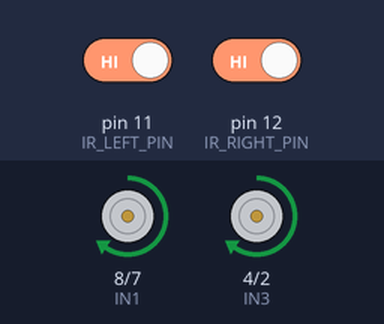
Recording of a sketch running on a simulated Arduino Uno, built with avr-gcc and run on an emulated ATmega328P. Parts: motor-driver pin pairs drawn as motors (green arrow = first pin HIGH = forward, orange = second pin HIGH = backward, longer = more drive, scaled by the enable pin). The test bench sets the inputs (shaded band); at power-on: pin 11 (IR_LEFT_PIN) HIGH, pin 12 (IR_RIGHT_PIN) HIGH. What the sketch prints to the serial monitor is not drawn.

Above: at 2.2 s.
2.3 s: pin 11 (IR_LEFT_PIN) driven LOW
At 2.51 s:
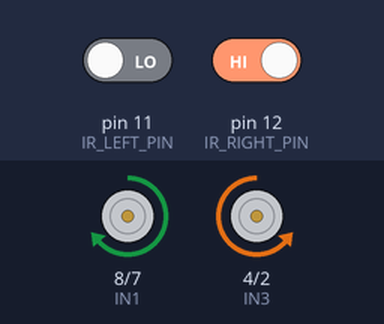
5.3 s: pin 12 (IR_RIGHT_PIN) driven LOW
At 5.85 s:
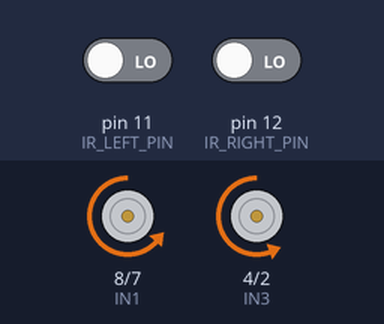
8.3 s: pin 11 (IR_LEFT_PIN) driven HIGH
11.3 s: pin 12 (IR_RIGHT_PIN) driven HIGH
Timing chart, 0 to 13.8 s (numbered marks = the images above; inputs shaded):
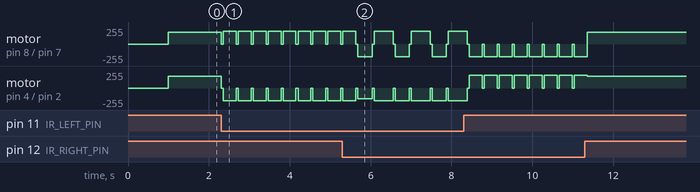

The sketch:

obstacle_avoiding_robot.ino
```cpp
/**
 * ============================================================================
 * Project: Autonomous Obstacle Avoiding Mobile Robot
 * Course: ME-376 Control Engineering Sessional
 * Institution: Military Institute of Science and Technology (MIST)
 * Author: Mashrur Hasan
 * Controller: ATmega328P (Arduino Uno R3)
 * Motor Driver: L298N Dual H-Bridge Driver
 * Sensors: Dual Optical Infrared (IR) Obstacle Detection Modules
 * Power Management: LM2596 DC-DC Step-Down Buck Converter (12V -> 5V Logic / Motor Rail)
 * ============================================================================
 */

// ==========================================
// PIN CONFIGURATION & MAPPING
// ==========================================

// --- L298N Dual H-Bridge Motor Driver Pins ---
// Left Motor (Motor A)
const int ENA = 5;       // PWM Speed Control Pin (Left Motor)
const int IN1 = 8;       // Direction Control 1 (Left Motor Forward)
const int IN2 = 7;       // Direction Control 2 (Left Motor Reverse)

// Right Motor (Motor B)
const int IN3 = 4;       // Direction Control 3 (Right Motor Forward)
const int IN4 = 2;       // Direction Control 4 (Right Motor Reverse)
const int ENB = 6;       // PWM Speed Control Pin (Right Motor)

// --- Infrared (IR) Proximity Sensors ---
// Note: Active-LOW sensors (LOW = Obstacle Detected, HIGH = Clear Path)
const int IR_LEFT_PIN  = 11;  // Left IR Obstacle Sensor
const int IR_RIGHT_PIN = 12;  // Right IR Obstacle Sensor

// ==========================================
// SPEED & TIMING TUNING CONSTANTS
// ==========================================
const int BASE_SPEED        = 175;  // Base cruise speed PWM (0 - 255)
const int TURN_SPEED        = 190;  // Turn boost speed PWM for responsive pivoting
const int REVERSE_SPEED     = 160;  // Safe reversing speed PWM
const int REVERSE_DURATION  = 350;  // Reversing duration in ms
const int TURN_DURATION     = 300;  // Turn duration in ms
const int SETTLING_DELAY    = 50;   // Inertia settling buffer in ms

// ==========================================
// ROBOT NAVIGATION STATES
// ==========================================
enum NavigationState {
  STATE_FORWARD,
  STATE_TURN_LEFT,
  STATE_TURN_RIGHT,
  STATE_AVOID_DEADLOCK,
  STATE_STOP
};

NavigationState currentState = STATE_FORWARD;

// ==========================================
// FUNCTION DECLARATIONS
// ==========================================
void moveForward(int speed);
void moveBackward(int speed);
void turnLeft(int speed);
void turnRight(int speed);
void stopMotors();
void executeAvoidance();

// ==========================================
// SETUP ROUTINE
// ==========================================
void setup() {
  // Initialize Serial interface for debugging & telemetry
  Serial.begin(9600);
  Serial.println(F("[SYSTEM INIT] Autonomous Obstacle Avoidance Robot Starting..."));

  // Configure Motor Control Digital & PWM Output Pins
  pinMode(ENA, OUTPUT);
  pinMode(ENB, OUTPUT);
  pinMode(IN1, OUTPUT);
  pinMode(IN2, OUTPUT);
  pinMode(IN3, OUTPUT);
  pinMode(IN4, OUTPUT);

  // Configure Sensor Input Pins with Internal Pull-Ups
  pinMode(IR_LEFT_PIN, INPUT_PULLUP);
  pinMode(IR_RIGHT_PIN, INPUT_PULLUP);

  // Ensure motors are initially stationary
  stopMotors();
  delay(1000); // Startup safety delay for system stabilization
  Serial.println(F("[SYSTEM READY] Autonomous Controller Active."));
}

// ==========================================
// MAIN CONTROL LOOP
// ==========================================
void loop() {
  // Read digital outputs from active-low IR sensors
  // 0 (LOW) = Obstacle detected | 1 (HIGH) = Clear path
  int leftObstacle  = digitalRead(IR_LEFT_PIN);
  int rightObstacle = digitalRead(IR_RIGHT_PIN);

  // Decision State Machine
  if (leftObstacle == HIGH && rightObstacle == HIGH) {
    // Both sides clear -> Cruise Forward
    currentState = STATE_FORWARD;
    moveForward(BASE_SPEED);
  }
  else if (leftObstacle == LOW && rightObstacle == HIGH) {
    // Obstacle detected on Left -> Pivot Right
    currentState = STATE_TURN_RIGHT;
    stopMotors();
    delay(SETTLING_DELAY);
    turnRight(TURN_SPEED);
    delay(TURN_DURATION);
  }
  else if (leftObstacle == HIGH && rightObstacle == LOW) {
    // Obstacle detected on Right -> Pivot Left
    currentState = STATE_TURN_LEFT;
    stopMotors();
    delay(SETTLING_DELAY);
    turnLeft(TURN_SPEED);
    delay(TURN_DURATION);
  }
  else if (leftObstacle == LOW && rightObstacle == LOW) {
    // Obstacle detected directly in front (both sensors triggered) -> Deadlock recovery
    currentState = STATE_AVOID_DEADLOCK;
    stopMotors();
    delay(SETTLING_DELAY);

    // Step 1: Back away from the obstacle
    moveBackward(REVERSE_SPEED);
    delay(REVERSE_DURATION);

    // Step 2: Stop and pivot to clear the frontal blockage
    stopMotors();
    delay(SETTLING_DELAY);
    turnRight(TURN_SPEED);
    delay(TURN_DURATION + 150); // Extended pivot angle
  }

  // Loop pacing delay for deterministic response time
  delay(20);
}

// ==========================================
// LOW-LEVEL MOTOR CONTROL ACTUATOR DRIVERS
// ==========================================

/**
 * Drive both motors forward at specified PWM duty cycle
 */
void moveForward(int speed) {
  analogWrite(ENA, speed);
  analogWrite(ENB, speed);
  digitalWrite(IN1, HIGH);
  digitalWrite(IN2, LOW);
  digitalWrite(IN3, HIGH);
  digitalWrite(IN4, LOW);
}

/**
 * Drive both motors in reverse at specified PWM duty cycle
 */
void moveBackward(int speed) {
  analogWrite(ENA, speed);
  analogWrite(ENB, speed);
  digitalWrite(IN1, LOW);
  digitalWrite(IN2, HIGH);
  digitalWrite(IN3, LOW);
  digitalWrite(IN4, HIGH);
}

/**
 * Differential skid steering: Pivot Left (Left reverse, Right forward)
 */
void turnLeft(int speed) {
  analogWrite(ENA, speed);
  analogWrite(ENB, speed);
  digitalWrite(IN1, LOW);
  digitalWrite(IN2, HIGH);
  digitalWrite(IN3, HIGH);
  digitalWrite(IN4, LOW);
}

/**
 * Differential skid steering: Pivot Right (Left forward, Right reverse)
 */
void turnRight(int speed) {
  analogWrite(ENA, speed);
  analogWrite(ENB, speed);
  digitalWrite(IN1, HIGH);
  digitalWrite(IN2, LOW);
  digitalWrite(IN3, LOW);
  digitalWrite(IN4, HIGH);
}

/**
 * Disable drive to all motor bridges (Brake / Coast)
 */
void stopMotors() {
  analogWrite(ENA, 0);
  analogWrite(ENB, 0);
  digitalWrite(IN1, LOW);
  digitalWrite(IN2, LOW);
  digitalWrite(IN3, LOW);
  digitalWrite(IN4, LOW);
}
```

Measured:
- after the input at 2.3 s, motor on pin 8 (IN1) / pin 7 (IN2): alternates forward 190/255 for 0.32 s and stopped for 0.05 s, starting at once; motor on pin 4 (IN3) / pin 2 (IN4): alternates backward 190/255 for 0.32 s and stopped for 0.05 s, starting at once
